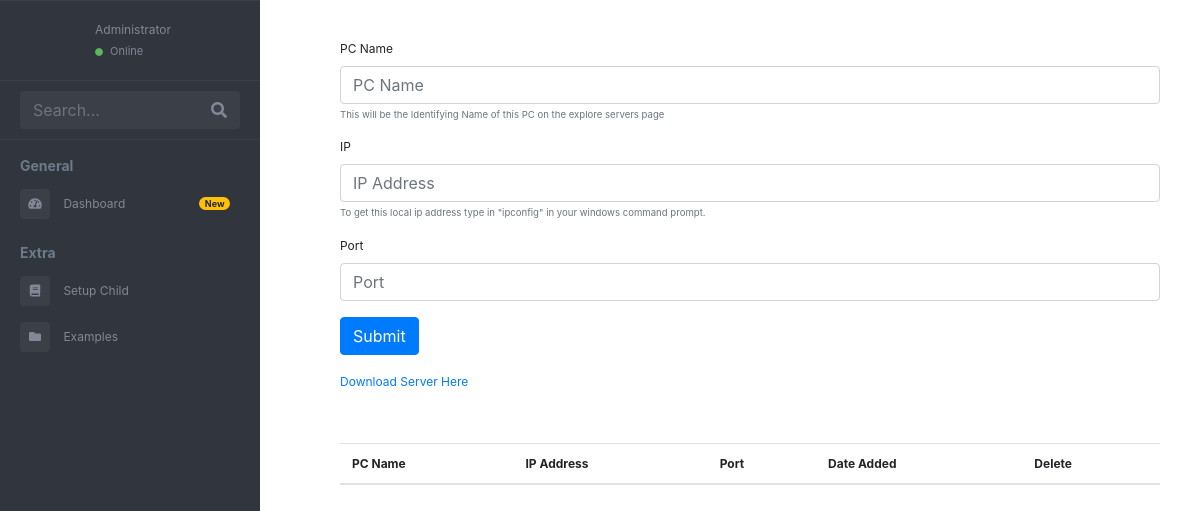
The app's page /child-node-setup, older data.
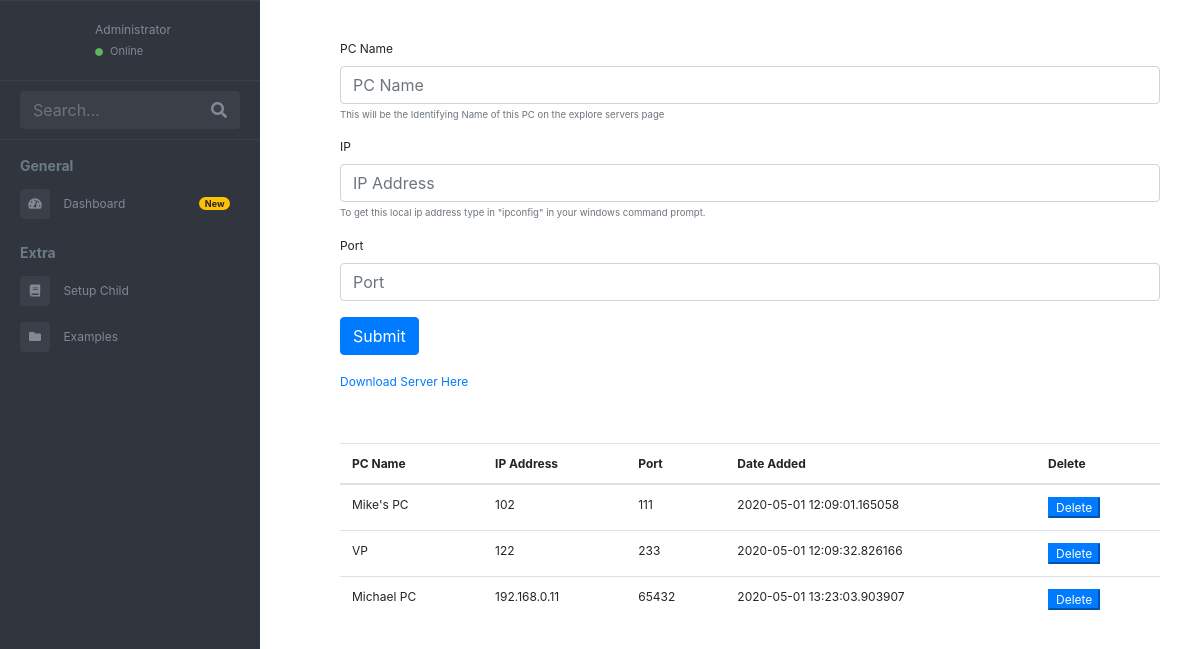
The same page, newer data.
### app/models.py (models this page shows)
class LocalNetwork(db.Model):
    id = db.Column(db.Integer, primary_key=True)
    pc_name = db.Column(db.String(64), index = True)
    ip_addr = db.Column(db.String(64), unique = True)
    port = db.Column(db.Integer)
    date_added = db.Column(db.String(120))

### app/routes.py (the view, shortened to what this page needs)
@app.route("/child-node-setup", methods = ["GET", "POST"])
def child_node_setup():
    delete = request.form.get("delete")
    print(delete)
    all_pcs_on_network = LocalNetwork.query.all()
    if request.method == "POST" and delete is not None:
        LocalNetwork.query.filter_by(id=int(delete)).delete()
        db.session.commit()
        return redirect(url_for("child_node_setup"))
    return render_template("child-node.html", pcs = all_pcs_on_network)

### app/templates/child-node.html (shortened to what this page needs)
{%include 'header.html'%}
  <main class="page-content">
    <div class="container-fluid">
        <form method = "POST">
            <div class="form-group">
              <label for="exampleInputEmail1">PC Name</label>
              <input type="text" class="form-control" id="pc_name" name = "pc_name" placeholder="PC Name">
              <small id="emailHelp" class="form-text text-muted">This will be the Identifying Name of this PC on the explore servers page</small>
            </div>
            <div class="form-group">
              <label for="exampleInputEmail1">IP</label>
              <input type="text" class="form-control" id="ip" name = "ip" placeholder="IP Address">
              <small id="emailHelp" class="form-text text-muted">To get this local ip address type in "ipconfig" in your windows command prompt.</small>
            </div>
            <div class="form-group">
              <label for="exampleInputPassword1">Port</label>
              <input type="text" class="form-control" id="port" name = "port" placeholder="Port">
            </div>
            <button type="submit" class="btn btn-primary">Submit</button>
            <a href="{{url_for('download_server')}}">Download Server Here</a>
    </div>
    <div class="table-responsive" id="sailorTableArea">
      <table class="table table-hover" width="100%">
          <thead>
              <tr>
                  <th>PC Name</th>
                  <th>IP Address</th>
                  <th>Port</th>
                  <th>Date Added</th>
                  <th>Delete</th>
              </tr>
          </thead>
          <tbody>
            {%for each in pcs%}
            <tr>
                <td>{{each.pc_name}}</td>
                <td>{{each.ip_addr}}</td>
                <td>{{each.port}}</td>
                <td>{{each.date_added}}</td>
                <td>
                  <button class = "btn-primary" name = "delete" value = {{each.id}}>
                      Delete
                  </button>
                </td>
            </tr>
              {%endfor%}
        </tbody>
    </table>
    </div>
  </main>
</div>
</body>
</html>

### app/templates/header.html (shortened to what this page needs)
<link href="//maxcdn.bootstrapcdn.com/bootstrap/4.0.0/css/bootstrap.min.css" rel="stylesheet" id="bootstrap-css">
<!DOCTYPE html>
<html lang="en">
<head>
    <link rel="stylesheet" href="https://maxcdn.bootstrapcdn.com/bootstrap/4.0.0/css/bootstrap.min.css"
>
    <link href="https://use.fontawesome.com/releases/v5.0.6/css/all.css" rel="stylesheet">
    <link href="/static/css/home.css" rel="stylesheet">
</head>
<body>
<div class="page-wrapper chiller-theme toggled">
  <nav id="sidebar" class="sidebar-wrapper">
    <div class="sidebar-content">
      <div class="sidebar-header">
        <div class="user-pic">
        </div>
        <div class="user-info">
          <span class="user-role">Administrator</span>
          <span class="user-status">
            <i class="fa fa-circle"></i>
            <span>Online</span>
          </span>
        </div>
      </div>
      <div class="sidebar-search">
        <div>
          <div class="input-group">
            <input type="text" id="myInput" onkeyup="myFunction()" class="form-control search-menu" placeholder="Search...">
            <div class="input-group-append">
              <span class="input-group-text">
                <i class="fa fa-search" aria-hidden="true"></i>
              </span>
            </div>
          </div>
        </div>
      </div>
      <div class="sidebar-menu">
        <ul>
          <li class="header-menu">
            <span>General</span>
          </li>
          <li class="sidebar">
            <a href="{{url_for('dashboard')}}">
              <i class="fa fa-tachometer-alt"></i>
              <span>Dashboard</span>
              <span class="badge badge-pill badge-warning">New</span>
            </a>
          </li>
          <li class="header-menu">
            <span>Extra</span>
          </li>
          <li>
            <a href="{{url_for('child_node_setup')}}">
              <i class="fa fa-book"></i>
              <span>Setup Child</span>
            </a>
          </li>
          <li>
            <a href="#">
              <i class="fa fa-folder"></i>
              <span>Examples</span>
            </a>
          </li>
        </ul>
      </div>
    </div>
  </nav>

### app/static/css/home.css (style rules this page uses)
body { font-size: 0.9rem; }
.page-wrapper .sidebar-wrapper, .sidebar-wrapper .sidebar-brand > a, .sidebar-wrapper .sidebar-dropdown > a:after, .sidebar-wrapper .sidebar-menu .sidebar-dropdown .sidebar-submenu li a:before, .sidebar-wrapper ul li a i, .page-wrapper .page-content, .sidebar-wrapper .sidebar-search input.search-menu, .sidebar-wrapper .sidebar-search .input-group-text, .sidebar-wrapper .sidebar-menu ul li a, #show-sidebar, #close-sidebar { -webkit-transition: all 0.3s ease; -moz-transition: all 0.3s ease; -ms-transition: all 0.3s ease; -o-transition: all 0.3s ease; transition: all 0.3s ease; }
.page-wrapper { height: 100vh; }
.page-wrapper.toggled .sidebar-wrapper { left: 0px; }
@media screen and (min-width: 768px) { .page-wrapper.toggled .page-content { padding-left: 300px; } }
.sidebar-wrapper { width: 260px; height: 100%; max-height: 100%; position: fixed; top: 0; left: -300px; z-index: 999; }
.sidebar-wrapper ul { list-style-type: none; padding: 0; margin: 0; }
.sidebar-wrapper a { text-decoration: none; }
.sidebar-content { max-height: calc(100% - 30px); height: calc(100% - 30px); overflow-y: auto; position: relative; }
.sidebar-wrapper .sidebar-header { padding: 20px; overflow: hidden; }
.sidebar-wrapper .sidebar-header .user-pic { float: left; width: 60px; padding: 2px; border-radius: 12px; margin-right: 15px; overflow: hidden; }
.sidebar-wrapper .sidebar-header .user-info { float: left; }
.sidebar-wrapper .sidebar-header .user-info > span { display: block; }
.sidebar-wrapper .sidebar-header .user-info .user-role { font-size: 12px; }
.sidebar-wrapper .sidebar-header .user-info .user-status { font-size: 11px; margin-top: 4px; }
.sidebar-wrapper .sidebar-header .user-info .user-status i { font-size: 8px; margin-right: 4px; color: #5cb85c; }
.sidebar-wrapper .sidebar-search > div { padding: 10px 20px; }
.sidebar-wrapper .sidebar-menu { padding-bottom: 10px; }
.sidebar-wrapper .sidebar-menu .header-menu span { font-weight: bold; font-size: 14px; padding: 15px 20px 5px 20px; display: inline-block; }
.sidebar-wrapper .sidebar-menu ul li a { display: inline-block; width: 100%; text-decoration: none; position: relative; padding: 8px 30px 8px 20px; }
.sidebar-wrapper .sidebar-menu ul li a i { margin-right: 10px; font-size: 12px; width: 30px; height: 30px; line-height: 30px; text-align: center; border-radius: 4px; }
.sidebar-wrapper .sidebar-menu ul li a span.label, .sidebar-wrapper .sidebar-menu ul li a span.badge { float: right; margin-top: 8px; margin-left: 5px; }
.page-wrapper .page-content { display: inline-block; width: 100%; padding-left: 0px; padding-top: 20px; }
.page-wrapper .page-content > div { padding: 20px 40px; }
.page-wrapper .page-content { overflow-x: hidden; }
.chiller-theme .sidebar-wrapper { background: #31353D; }
.chiller-theme .sidebar-wrapper .sidebar-header, .chiller-theme .sidebar-wrapper .sidebar-search, .chiller-theme .sidebar-wrapper .sidebar-menu { border-top: 1px solid #3a3f48; }
.chiller-theme .sidebar-wrapper .sidebar-search input.search-menu, .chiller-theme .sidebar-wrapper .sidebar-search .input-group-text { border-color: transparent; box-shadow: none; }
.chiller-theme .sidebar-wrapper .sidebar-header .user-info .user-role, .chiller-theme .sidebar-wrapper .sidebar-header .user-info .user-status, .chiller-theme .sidebar-wrapper .sidebar-search input.search-menu, .chiller-theme .sidebar-wrapper .sidebar-search .input-group-text, .chiller-theme .sidebar-wrapper .sidebar-brand>a, .chiller-theme .sidebar-wrapper .sidebar-menu ul li a, .chiller-theme .sidebar-footer>a { color: #818896; }
.chiller-theme .sidebar-wrapper .sidebar-menu ul li:hover>a, .chiller-theme .sidebar-wrapper .sidebar-menu .sidebar-dropdown.active>a, .chiller-theme .sidebar-wrapper .sidebar-header .user-info, .chiller-theme .sidebar-wrapper .sidebar-brand>a:hover, .chiller-theme .sidebar-footer>a:hover i { color: #b8bfce; }
.chiller-theme .sidebar-wrapper .sidebar-menu ul li a i, .chiller-theme .sidebar-wrapper .sidebar-menu .sidebar-dropdown div, .chiller-theme .sidebar-wrapper .sidebar-search input.search-menu, .chiller-theme .sidebar-wrapper .sidebar-search .input-group-text { background: #3a3f48; }
.chiller-theme .sidebar-wrapper .sidebar-menu .header-menu span { color: #6c7b88; }

### app/templates/child-node.html (style rules this page uses)
body { font-size:12px; }
.table { font-size:12px !important; }
td { padding-left:50px; }

Row changes from the older to the newer data that the page shows:
added LocalNetwork: pc_name "Mike's PC", ip_addr "102", port "111", date_added "2020-05-01 12:09:01.165058", {{ each.id }} 1 (drawn)
added LocalNetwork: pc_name "VP", ip_addr "122", port "233", date_added "2020-05-01 12:09:32.826166", {{ each.id }} 2 (drawn)
added LocalNetwork: pc_name "Michael PC", ip_addr "192.168.0.11", port "65432", date_added "2020-05-01 13:23:03.903907", {{ each.id }} 3 (drawn)
